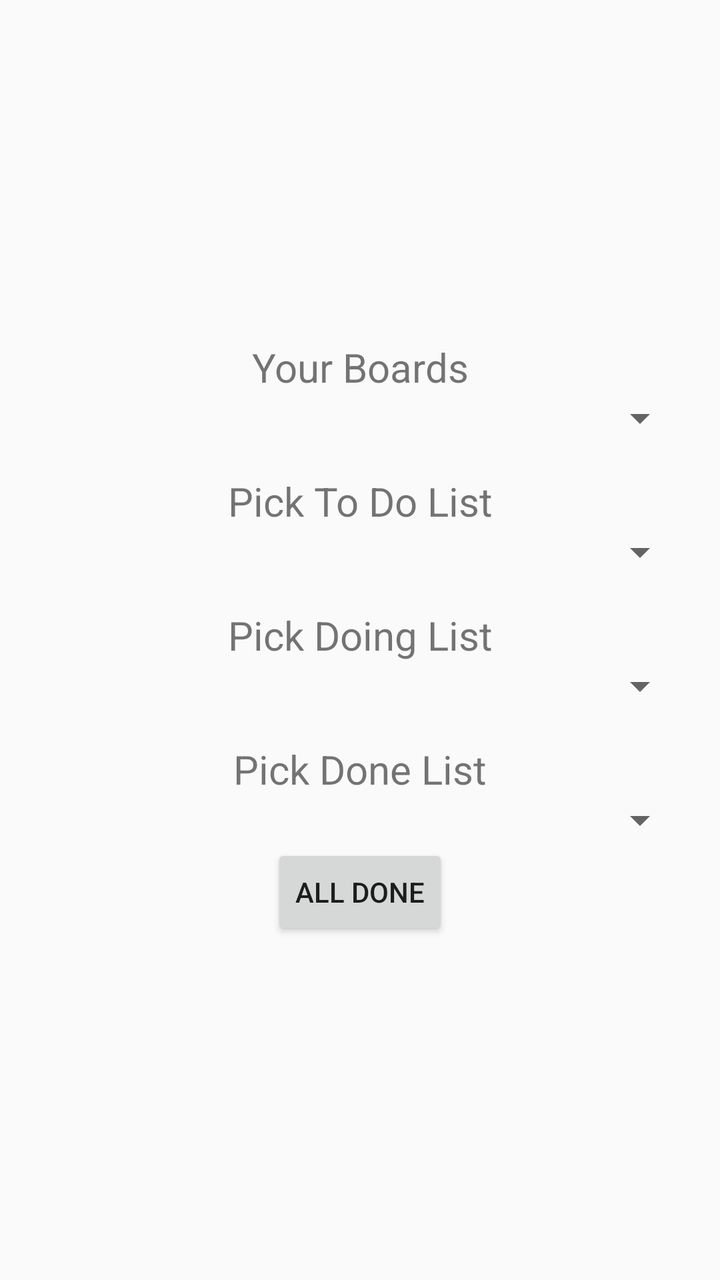
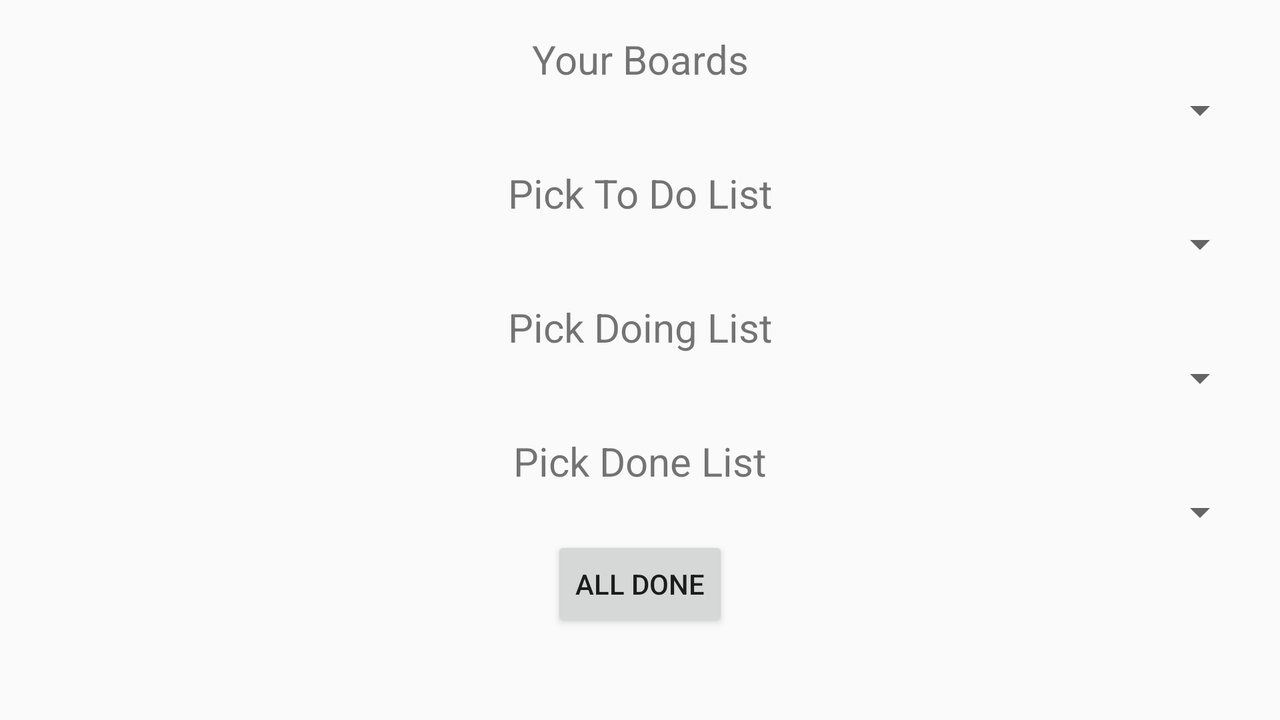

Two renders of one Android screen. The first uses the default layout on a phone; the second uses the alternative layout the repository ships for a different screen configuration, on a matching device. The two XML files are below.
<!-- AndroidManifest.xml: application theme AppTheme -->
<!-- res/layout/fragment_trello_setup.xml -->
<RelativeLayout xmlns:android="http://schemas.android.com/apk/res/android"
                xmlns:tools="http://schemas.android.com/tools"
                android:layout_width="match_parent"
                android:layout_height="match_parent"
                android:gravity="center"
                android:paddingBottom="@dimen/activity_vertical_margin"
                android:paddingLeft="@dimen/activity_horizontal_margin"
                android:paddingRight="@dimen/activity_horizontal_margin"
                android:paddingTop="@dimen/activity_vertical_margin"
                tools:context="com.androidsensei.soladroid.setup.ui.TrelloSetupFragment">

    <LinearLayout
        android:id="@+id/trello_setup_boards_section"
        android:layout_width="match_parent"
        android:layout_height="wrap_content"
        android:orientation="vertical">

        <TextView
            android:id="@+id/trello_setup_boards_section_label"
            android:layout_width="match_parent"
            android:layout_height="wrap_content"
            android:gravity="center"
            android:text="@string/trello_setup_boards_section_label"
            android:textSize="@dimen/text_headline"/>

        <Spinner
            android:id="@+id/trello_setup_boards_section_spinner"
            android:layout_width="match_parent"
            android:layout_height="wrap_content"
            android:gravity="end"
            />
    </LinearLayout>

    <LinearLayout
        android:id="@+id/trello_setup_todo_section"
        android:layout_width="match_parent"
        android:layout_height="wrap_content"
        android:layout_below="@id/trello_setup_boards_section"
        android:layout_marginTop="@dimen/space_4"
        android:orientation="vertical">

        <TextView
            android:id="@+id/trello_setup_todo_section_label"
            android:layout_width="match_parent"
            android:layout_height="wrap_content"
            android:gravity="center"
            android:text="@string/trello_setup_todo_section_label"
            android:textSize="@dimen/text_headline"/>

        <Spinner
            android:id="@+id/trello_setup_todo_section_spinner"
            android:layout_width="match_parent"
            android:layout_height="wrap_content"
            android:gravity="end"
            />
    </LinearLayout>

    <LinearLayout
        android:id="@+id/trello_setup_doing_section"
        android:layout_width="match_parent"
        android:layout_height="wrap_content"
        android:layout_below="@id/trello_setup_todo_section"
        android:layout_marginTop="@dimen/space_4"
        android:orientation="vertical">

        <TextView
            android:id="@+id/trello_setup_doing_section_label"
            android:layout_width="match_parent"
            android:layout_height="wrap_content"
            android:gravity="center"
            android:text="@string/trello_setup_doing_section_label"
            android:textSize="@dimen/text_headline"/>

        <Spinner
            android:id="@+id/trello_setup_doing_section_spinner"
            android:layout_width="match_parent"
            android:layout_height="wrap_content"
            android:gravity="end"
            />
    </LinearLayout>

    <LinearLayout
        android:id="@+id/trello_setup_done_section"
        android:layout_width="match_parent"
        android:layout_height="wrap_content"
        android:layout_below="@id/trello_setup_doing_section"
        android:layout_marginTop="@dimen/space_4"
        android:orientation="vertical">

        <TextView
            android:id="@+id/trello_setup_done_section_label"
            android:layout_width="match_parent"
            android:layout_height="wrap_content"
            android:gravity="center"
            android:text="@string/trello_setup_done_section_label"
            android:textSize="@dimen/text_headline"/>

        <Spinner
            android:id="@+id/trello_setup_done_section_spinner"
            android:layout_width="match_parent"
            android:layout_height="wrap_content"
            android:gravity="end"
            />
    </LinearLayout>

    <Button
        android:id="@+id/trello_setup_all_done_button"
        android:layout_width="wrap_content"
        android:layout_height="wrap_content"
        android:layout_below="@id/trello_setup_done_section"
        android:layout_centerHorizontal="true"
        android:text="@string/trello_setup_all_done_button"/>

</RelativeLayout>
<!-- resources referenced by this layout -->
<resources>
  <dimen name="activity_horizontal_margin">16dp</dimen>
  <dimen name="activity_vertical_margin">16dp</dimen>
  <dimen name="space_4">16dp</dimen>
  <dimen name="text_headline">20sp</dimen>
  <string name="trello_setup_all_done_button">All Done</string>
  <string name="trello_setup_boards_section_label">Your Boards</string>
  <string name="trello_setup_doing_section_label">Pick Doing List</string>
  <string name="trello_setup_done_section_label">Pick Done List</string>
  <string name="trello_setup_todo_section_label">Pick To Do List</string>
  <style name="AppTheme" parent="Theme.AppCompat.Light">
          <item name="colorPrimaryDark">@color/primary_darker</item>
          <item name="colorPrimary">@color/primary</item>
          <item name="colorAccent">@color/accent</item>
      </style>
  <color name="primary_darker">#FFA000</color>
  <color name="primary">#FFC107</color>
  <color name="accent">#000000</color>
</resources>
<!-- res/layout-land/fragment_trello_setup.xml (the repository's variant of the layout above) -->
<!-- drawn on the phone turned sideways -->
<ScrollView xmlns:android="http://schemas.android.com/apk/res/android"
            xmlns:tools="http://schemas.android.com/tools"
            android:layout_width="match_parent"
            android:layout_height="match_parent">

    <RelativeLayout
        android:layout_width="match_parent"
        android:layout_height="match_parent"
        android:gravity="center"
        android:paddingBottom="@dimen/activity_vertical_margin"
        android:paddingLeft="@dimen/activity_horizontal_margin"
        android:paddingRight="@dimen/activity_horizontal_margin"
        android:paddingTop="@dimen/activity_vertical_margin"
        tools:context="com.androidsensei.soladroid.setup.ui.TrelloSetupFragment">

        <LinearLayout
            android:id="@+id/trello_setup_boards_section"
            android:layout_width="match_parent"
            android:layout_height="wrap_content"
            android:orientation="vertical">

            <TextView
                android:id="@+id/trello_setup_boards_section_label"
                android:layout_width="match_parent"
                android:layout_height="wrap_content"
                android:gravity="center"
                android:text="@string/trello_setup_boards_section_label"
                android:textSize="@dimen/text_headline"/>

            <Spinner
                android:id="@+id/trello_setup_boards_section_spinner"
                android:layout_width="match_parent"
                android:layout_height="wrap_content"
                android:gravity="end"
                />
        </LinearLayout>

        <LinearLayout
            android:id="@+id/trello_setup_todo_section"
            android:layout_width="match_parent"
            android:layout_height="wrap_content"
            android:layout_below="@id/trello_setup_boards_section"
            android:layout_marginTop="@dimen/space_4"
            android:orientation="vertical">

            <TextView
                android:id="@+id/trello_setup_todo_section_label"
                android:layout_width="match_parent"
                android:layout_height="wrap_content"
                android:gravity="center"
                android:text="@string/trello_setup_todo_section_label"
                android:textSize="@dimen/text_headline"/>

            <Spinner
                android:id="@+id/trello_setup_todo_section_spinner"
                android:layout_width="match_parent"
                android:layout_height="wrap_content"
                android:gravity="end"
                />
        </LinearLayout>

        <LinearLayout
            android:id="@+id/trello_setup_doing_section"
            android:layout_width="match_parent"
            android:layout_height="wrap_content"
            android:layout_below="@id/trello_setup_todo_section"
            android:layout_marginTop="@dimen/space_4"
            android:orientation="vertical">

            <TextView
                android:id="@+id/trello_setup_doing_section_label"
                android:layout_width="match_parent"
                android:layout_height="wrap_content"
                android:gravity="center"
                android:text="@string/trello_setup_doing_section_label"
                android:textSize="@dimen/text_headline"/>

            <Spinner
                android:id="@+id/trello_setup_doing_section_spinner"
                android:layout_width="match_parent"
                android:layout_height="wrap_content"
                android:gravity="end"
                />
        </LinearLayout>

        <LinearLayout
            android:id="@+id/trello_setup_done_section"
            android:layout_width="match_parent"
            android:layout_height="wrap_content"
            android:layout_below="@id/trello_setup_doing_section"
            android:layout_marginTop="@dimen/space_4"
            android:orientation="vertical">

            <TextView
                android:id="@+id/trello_setup_done_section_label"
                android:layout_width="match_parent"
                android:layout_height="wrap_content"
                android:gravity="center"
                android:text="@string/trello_setup_done_section_label"
                android:textSize="@dimen/text_headline"/>

            <Spinner
                android:id="@+id/trello_setup_done_section_spinner"
                android:layout_width="match_parent"
                android:layout_height="wrap_content"
                android:gravity="end"
                />
        </LinearLayout>

        <Button
            android:id="@+id/trello_setup_all_done_button"
            android:layout_width="wrap_content"
            android:layout_height="wrap_content"
            android:layout_below="@id/trello_setup_done_section"
            android:layout_centerHorizontal="true"
            android:text="@string/trello_setup_all_done_button"/>

    </RelativeLayout>

</ScrollView>
